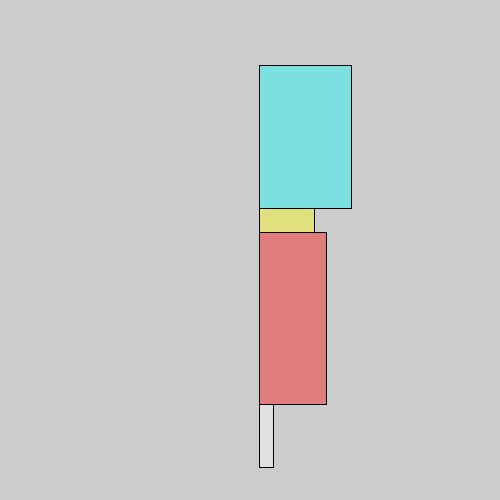
Frame 1 (no input)
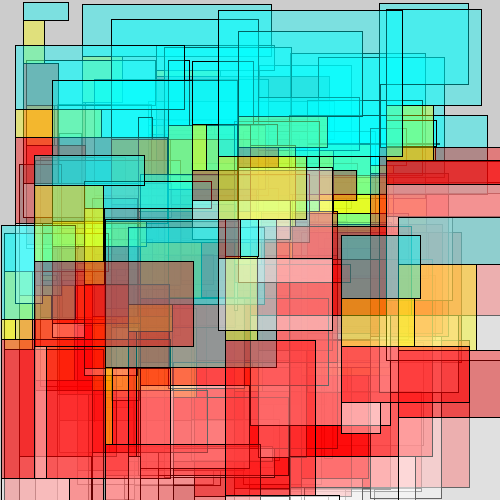
Frame 60 (the mouse pressed at the canvas centre just before this capture)
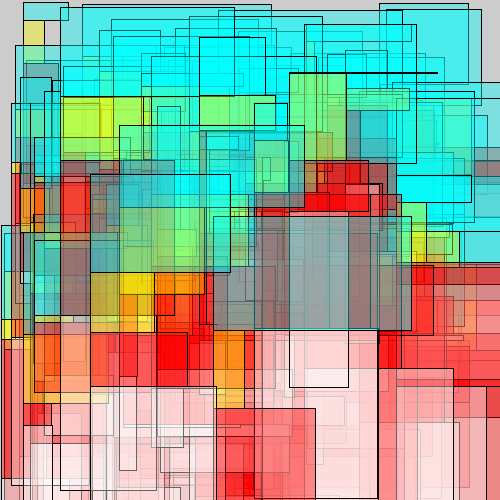
Frame 120 (the mouse held since frame 60 and released just before this capture)

The Processing sketch that drew these frames (run headless with seeded random() and noise(); from frame 60 on, the mouse is pressed at the canvas centre):

// Processing sketch: processing_132878
// ── processing_132878.pde

/* Douglas Tran Feb 9 Creative Computing Rory Solomon */
/* @pjs preload= "bg1.jpg"; */

void setup() {
  size(500, 500);
  frameRate(21);
}

void draw() {
int xPosition;
int yPosition;
int rect1;
int rect2;
int rect3;
int rect1x;
int rect2x;
int rect3x;
int rect4;
int rect4x;


xPosition = round( random(0, 400) );
yPosition = round( random(0, 250) );
rect1 = round( random(150) );
rect2 = round( random(100) );
rect3 = round( random(200) );
rect4 = round( random(200) );
rect1x = round( random(200) );
rect2x = round( random(100) );
rect3x = round( random(200) );
rect4x = round( random(150) );


fill(0, 255, 255, 100);
rect(xPosition, yPosition, rect1x, rect1);

fill(255, 255, 0, 100);
rect(xPosition, rect1+yPosition, rect2x, rect2);

fill(255, 0, 0, 100);
rect(xPosition, rect1+rect2+yPosition, rect3x, rect3);

fill(255, 255, 255, 100);
rect(xPosition, rect1+rect2+rect3+yPosition, rect4x, rect4);
}
